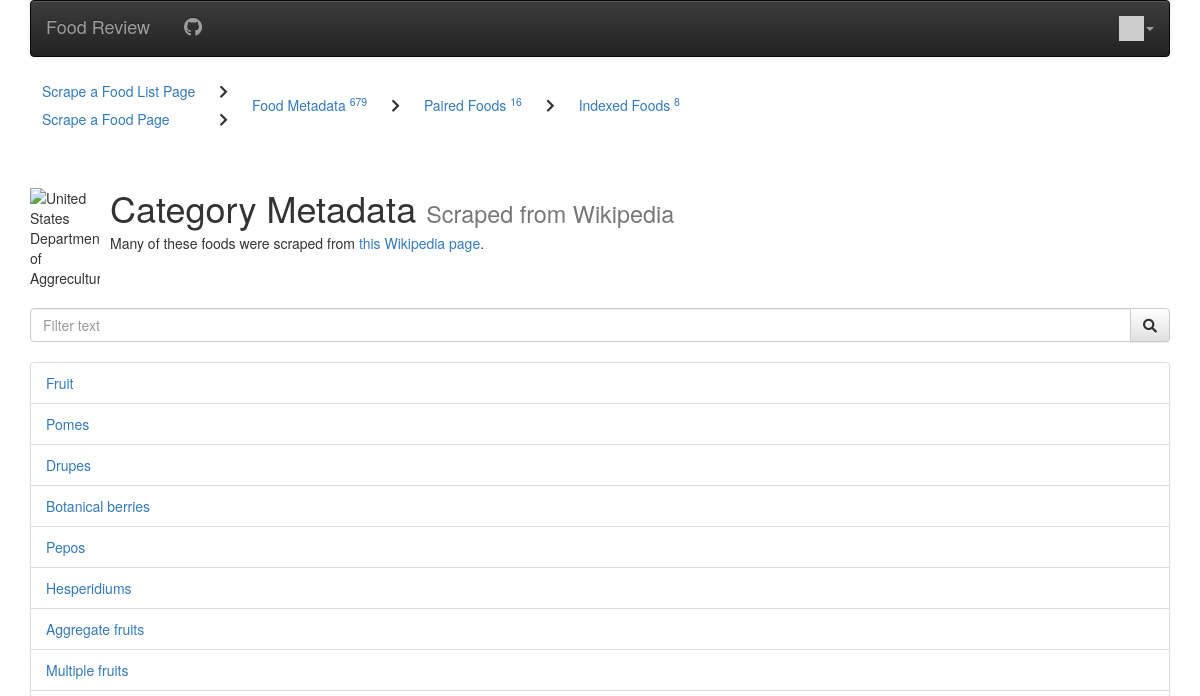
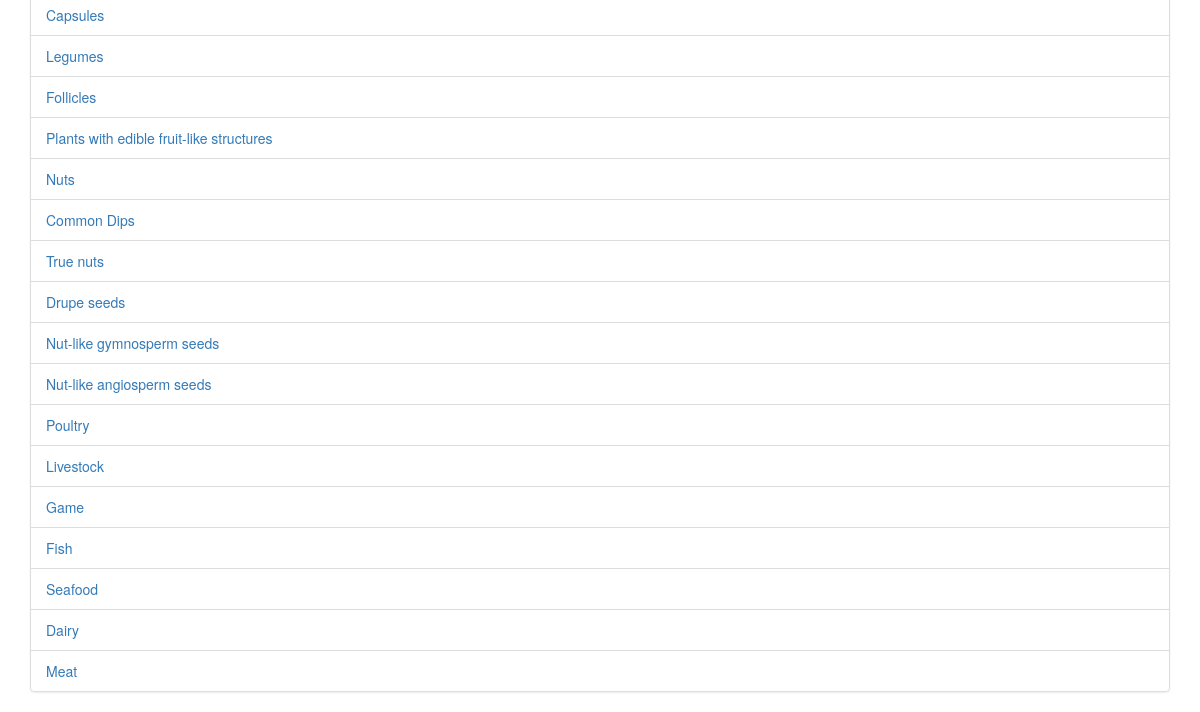
/wiki_categories (signed in), run on an earlier commit of the app's database (2 pictures, top to bottom).
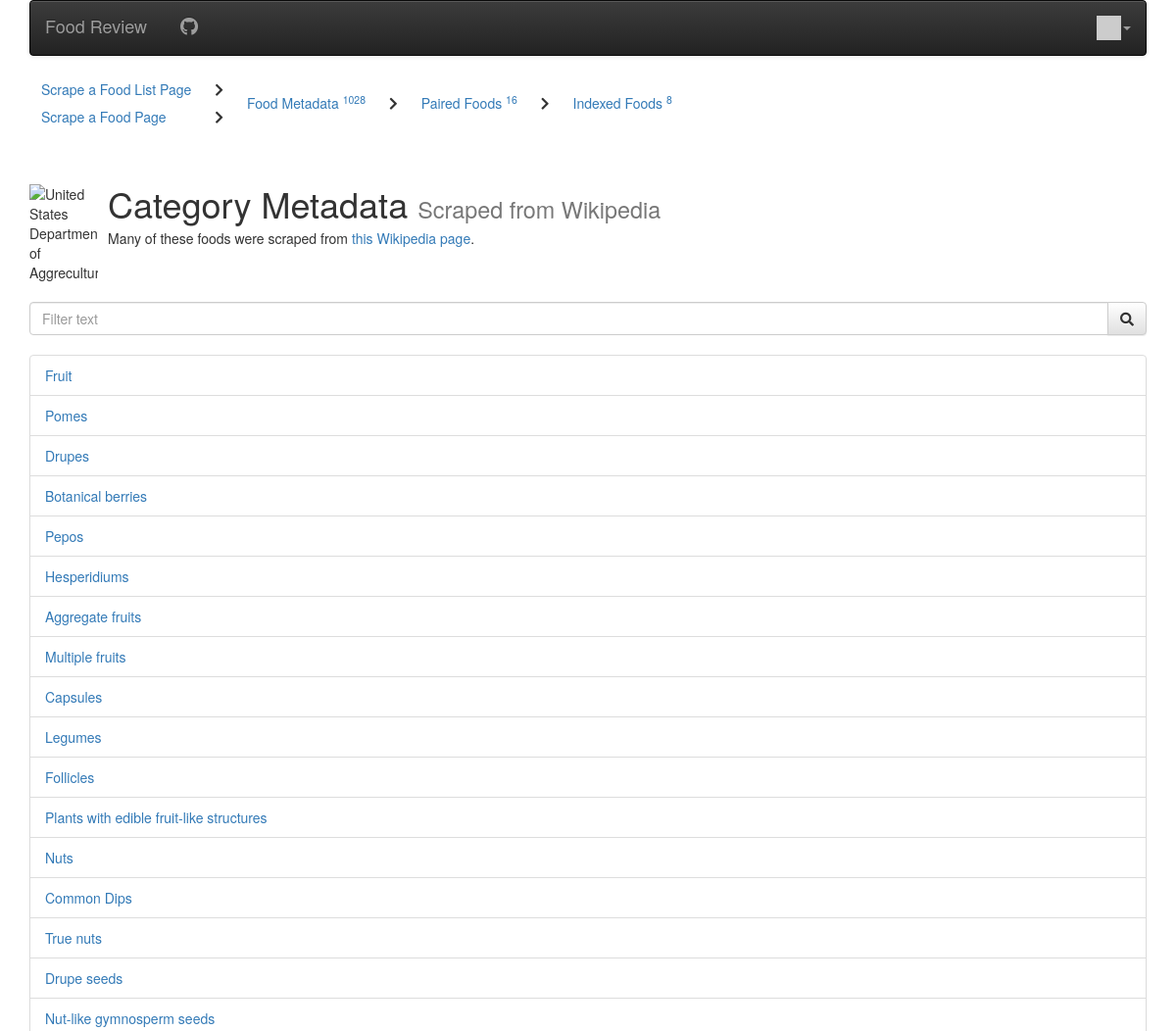
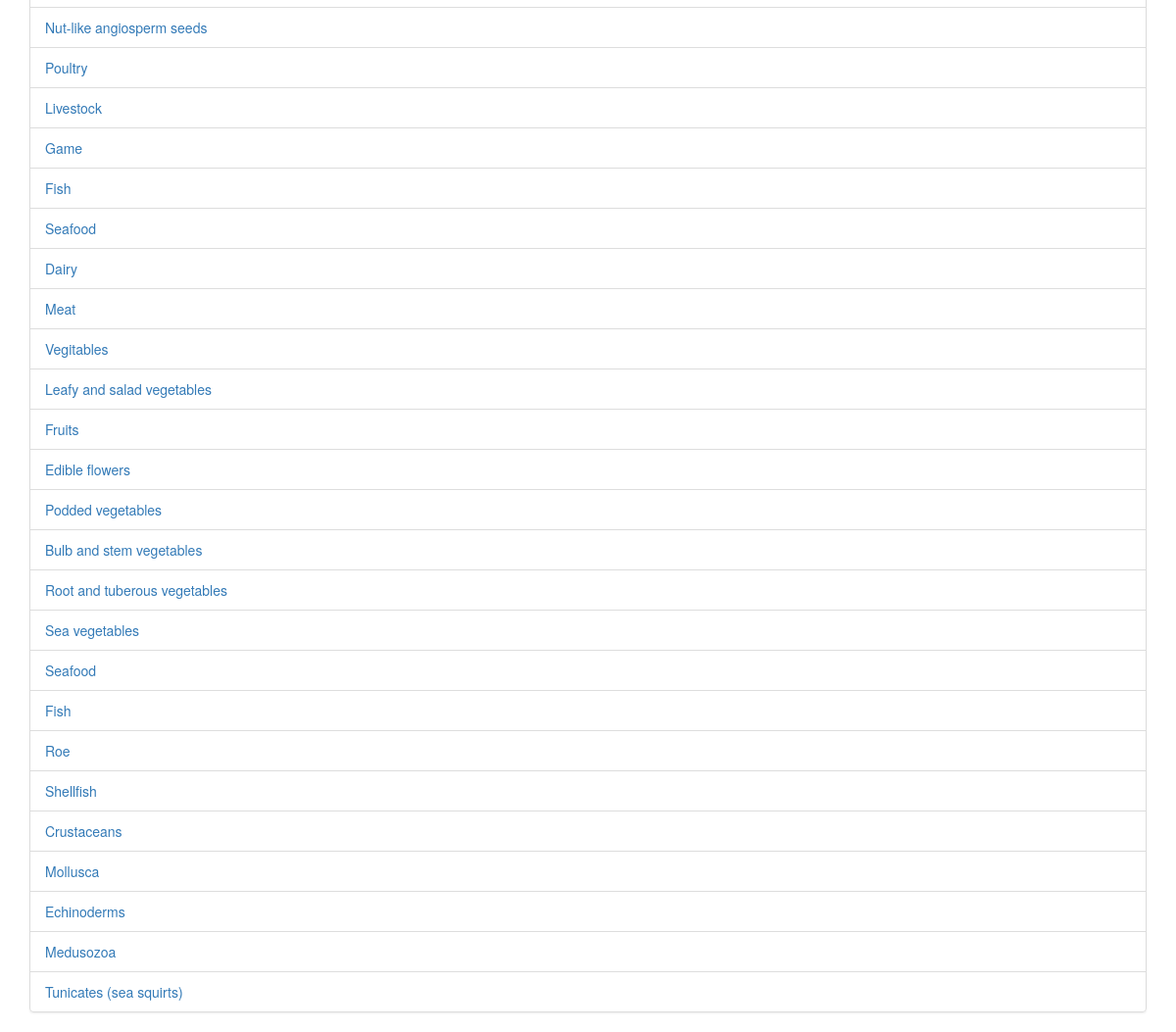
And on a later commit of the database (2 pictures, top to bottom).
### review/models.py (models this page shows, shortened)
class WikiCategory(models.Model):
    name = models.CharField(
        max_length=200,
        blank=False,
        validators=[MinLengthValidator(2)]
    )
    description = models.CharField(max_length=30000)
    wiki_url = models.CharField(max_length=1000, null=True)
    parent_category = models.ForeignKey(
        'WikiCategory', on_delete=models.SET_NULL, null=True)
    foods = models.ManyToManyField(
        'WikiFood', through='WikiCategoryAssignment', blank=True)

### review/views/wiki_views.py (the view)
# urls.py: path('wiki_categories', views.CategoriesListView.as_view(), name='wiki_categories'),
class CategoriesListView(LoginRequiredMixin, ListView):
    template_name = 'review/scraped_category_list.html'
    model = WikiCategory
    def get_context_data(self, **kwargs):
        context = super().get_context_data(**kwargs)
        term = self.request.GET.get('filter') or ''
        if term:
            context['term'] = term
            context['wikicategory_list'] = py_.filter(
                context['wikicategory_list'], lambda category: term.lower() in category.name.lower())
        return context

### review/context_processors.py (called while the page is built)
def settings(request):
    return {
        'settings': django_settings,
    }

### review/templatetags/app_tags.py (called while the page is built)
@register.filter(name='gravatar')
def gravatar(user, size=35):
    email = str(user.email.strip().lower()).encode('utf-8')
    email_hash = md5(email).hexdigest()
    url = "//www.gravatar.com/avatar/{0}?s={1}&d=identicon&r=PG"
    return url.format(email_hash, size)

### review/templatetags/stats.py (called while the page is built)
@register.inclusion_tag('review/stats.html')
def get_stats():
    return {
        'food_meta_count': WikiFood.objects.count(),
        'cat_meta_count': WikiCategory.objects.count(),
        'paired': UsdaWikiPairing.objects.count(),
        'indexed': UsdaWikiPairing.objects.filter(indexed=True).count(),
    }

### review/templates/review/scraped_category_list.html (shortened to what this page needs)
{% extends "base_menu.html" %}
{% block content %}
{% load stats %}
{% get_stats %}
<div class="media">
  <div class="media-left">
    <img class="media-object" alt="United States Department of Aggreculture" src="https://upload.wikimedia.org/wikipedia/en/thumb/8/80/Wikipedia-logo-v2.svg/1200px-Wikipedia-logo-v2.svg.png">
  </div>
  <div class="media-body">
    <h1 class="media-heading">Category Metadata <small> Scraped from Wikipedia </small></h1>
    Many of these foods were scraped from <a href="https://en.wikipedia.org/wiki/Lists_of_foods" target="_blank">this Wikipedia page</a>.
  </div>
</div>
<br>
<form method="GET" id="search_form" action="{% url 'review:wiki_categories' %}?filter='{{ term }}'">
  <div class="input-group">
    <input id="filter" name="filter" placeholder="Filter text" class="form-control" type="text" value="{{ term }}">
    <span class="input-group-btn">
      <button class="btn btn-default" id="search_button"><i class="fa fa-search"></i></button>
    </span>
  </div>
</form>
<br>
{% if wikicategory_list %}
<ul class="list-group">
  {% for category in wikicategory_list %}
    <li class="list-group-item">
      <a href="{% url 'review:wiki_category' category.id %}">{{category.name}}</a>
    </li>
  {% endfor %}
</ul>
{% else %}
  <p>There are no foods in the database.</p>
{% endif %}
{% endblock content %}

What changed in the data, as far as the page shows it:
added WikiCategory: name "Vegitables"
added WikiCategory: name "Leafy and salad vegetables"
added WikiCategory: name "Fruits"
added WikiCategory: name "Edible flowers"
added WikiCategory: name "Podded vegetables"
added WikiCategory: name "Bulb and stem vegetables"
added WikiCategory: name "Root and tuberous vegetables"
added WikiCategory: name "Sea vegetables"
added WikiCategory: name "Seafood"
added WikiCategory: name "Fish"
added WikiCategory: name "Roe"
added WikiCategory: name "Shellfish"
added WikiCategory: name "Crustaceans"
added WikiCategory: name "Mollusca"
added WikiCategory: name "Echinoderms"
added WikiCategory: name "Medusozoa"
added WikiCategory: name "Tunicates (sea squirts)"
Also different on the page:
{{ food_meta_count }}: "679" → "1028"
